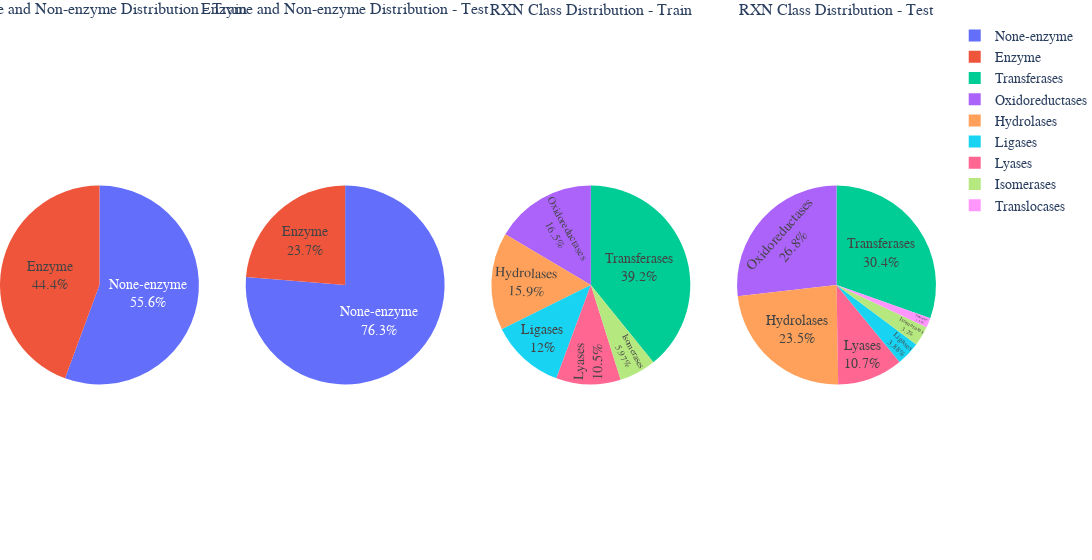

Notebook source saved alongside this figure:
### Code cell
# 创建子图
fig1 = make_subplots(
    rows=1, cols=4, 
    specs=[[{'type': 'domain'}, {'type': 'domain'}, {'type': 'domain'}, {'type': 'domain'}]],
    subplot_titles=['Enzyme and Non-enzyme Distribution - Train', 'Enzyme and Non-enzyme Distribution - Test', 'RXN Class Distribution - Train', 'RXN Class Distribution - Test']
)


# Add pie charts to each subplot
fig1.add_trace(fig1_1_1, row=1, col=1)
fig1.add_trace(fig1_1_2 , row=1, col=2)
fig1.add_trace(fig1_1_3, row=1, col=3)
fig1.add_trace(fig1_1_4, row=1, col=4)

# Update layout to control the size
fig1.update_layout(
    width=1950,  # total width of the figure
    height=560,  # total height of the figure
    margin=dict(t=20, b=10, l=0, r=40),  # margins around the figure
    font=dict(
        family='Times New Roman',  # 设置字体为 Times New Roman
        size=14  # 设置字体大小
    )
)

# Show the figure
fig1.show()

### Figure 1 — Plotly figure (JSON) as saved in the notebook; plotly's stock layout.template omitted (floating-point values rounded to 4 significant figures)
{"data": [{"domain": {"x": [0, 0.2125], "y": [0, 1]}, "hoverinfo": "label+percent+value", "labels": ["None-enzyme", "Enzyme"], "textinfo": "percent+label", "textposition": "inside", "type": "pie", "values": [282920, 225667]}, {"domain": {"x": [0.2625, 0.475], "y": [0, 1]}, "hoverinfo": "label+percent+value", "labels": ["None-enzyme", "Enzyme"], "textinfo": "percent+label", "textposition": "inside", "type": "pie", "values": [10310, 3205]}, {"domain": {"x": [0.525, 0.7375], "y": [0, 1]}, "hoverinfo": "label+percent+value", "labels": ["Transferases", "Oxidoreductases", "Hydrolases", "Ligases", "Lyases", "Isomerases"], "textinfo": "percent+label", "textposition": "inside", "type": "pie", "values": [91036, 38312, 36835, 27927, 24355, 13865]}, {"domain": {"x": [0.7875, 1], "y": [0, 1]}, "hoverinfo": "label+percent+value", "labels": ["Transferases", "Oxidoreductases", "Hydrolases", "Lyases", "Ligases", "Isomerases", "Translocases"], "textinfo": "percent+label", "textposition": "inside", "type": "pie", "values": [1939, 1707, 1496, 679, 247, 204, 100]}], "layout": {"annotations": [{"font": {"size": 16}, "showarrow": false, "text": "Enzyme and Non-enzyme Distribution - Train", "x": 0.1062, "xanchor": "center", "xref": "paper", "y": 1, "yanchor": "bottom", "yref": "paper"}, {"font": {"size": 16}, "showarrow": false, "text": "Enzyme and Non-enzyme Distribution - Test", "x": 0.3688, "xanchor": "center", "xref": "paper", "y": 1, "yanchor": "bottom", "yref": "paper"}, {"font": {"size": 16}, "showarrow": false, "text": "RXN Class Distribution - Train", "x": 0.6313, "xanchor": "center", "xref": "paper", "y": 1, "yanchor": "bottom", "yref": "paper"}, {"font": {"size": 16}, "showarrow": false, "text": "RXN Class Distribution - Test", "x": 0.8938, "xanchor": "center", "xref": "paper", "y": 1, "yanchor": "bottom", "yref": "paper"}], "font": {"family": "Times New Roman", "size": 14}, "height": 560, "margin": {"b": 10, "l": 0, "r": 40, "t": 20}, "width": 1950}}
